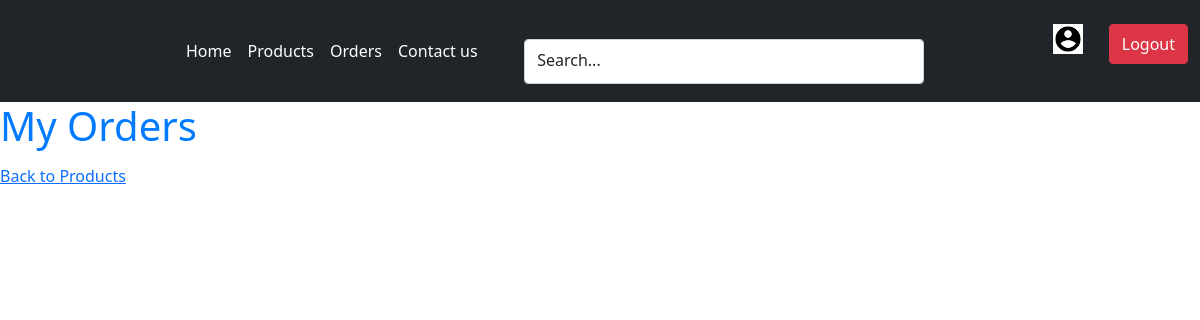
The page /orders/ (signed in) on the database as committed earlier.
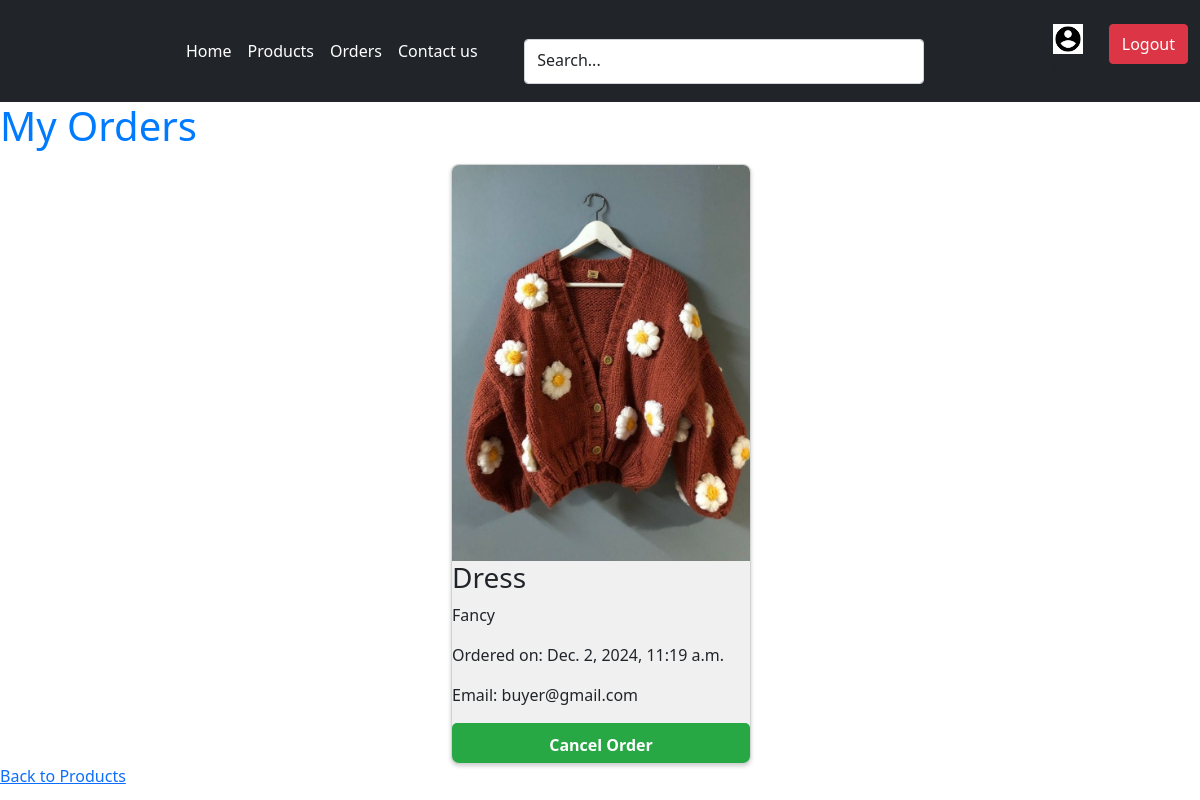
The same page on the database as committed later.
### auths/models.py (models this page shows, shortened)
class Order(models.Model):
        user=models.ForeignKey(User,on_delete=models.CASCADE)
        product=models.ForeignKey(Product,on_delete=models.CASCADE)
        ordered_at=models.DateTimeField(auto_now_add=True)

class Product(models.Model):
    name = models.CharField(max_length=255)
    description = models.CharField(max_length=255)
    price = models.DecimalField(max_digits=10,decimal_places=2)
    image = models.ImageField(upload_to='product_images/',blank=True,null=True)
    user=models.ForeignKey(User,on_delete=models.CASCADE,null=True)
    created_at=models.DateTimeField(auto_now_add=True, null=True)
    ordered=models.BooleanField(default=False,null=True)

### auths/views.py (the view)
# urls.py: path('orders/', views.orders_view, name='orders'),
def orders_view(request):
    orders=Order.objects.filter(user=request.user).select_related('product')
    return render(request, 'orders.html',{'orders':orders})

### auths/templates/orders.html (shortened to what this page needs)
<!DOCTYPE html>
<html lang="en">
  <head>
    <link
      href="/your-path-to-fontawesome/css/fontawesome.css"
      rel="stylesheet"
    />
    <link
      href="/your-path-to-fontawesome/css/custom-icons.css"
      rel="stylesheet"
    />
    <link
      href="https://cdn.jsdelivr.net/npm/bootstrap@5.0.2/dist/css/bootstrap.min.css"
      rel="stylesheet"
    />
  </head>
  <body>
    <nav class="navbar nav navbar-expand-lg navbar-light bg-dark">
      <div class="container-fluid">
        <div class="collapse navbar-collapse" id="navbarSupportedContent">
          <ul
            style="margin-left: 150px; color: white"
            class="navbar-nav me-auto mb-2 mb-lg-0 ml-25 text-white"
          >
            <li style="color: white" class="nav-item">
              <a
                style="color: white"
                class="nav-link active text-slate-50 g"
                aria-current="page"
                href="/"
                >Home</a
              >
            </li>
            <li class="nav-item">
              <a
                style="color: white"
                class="nav-link active g"
                aria-current="page"
                href="/products"
                >Products</a
              >
            </li>
            <li class="nav-item">
              <a
                style="color: white"
                class="nav-link active g"
                aria-current="page"
                href="orders"
                >Orders</a
              >
            </li>
            <li class="nav-item">
              <a
                style="color: white"
                class="nav-link active g"
                aria-current="page"
                href="/contact"
                >Contact us</a
              >
            </li>
          </ul>
          <div
            style="margin-right: 8rem; width: 25rem; height: 2rem"
            class="mr-4 mb-2"
          >
            <div class="form-floating pt-2">
              <input
                style="height: 2.8rem"
                type="text"
                class="form-control"
                id="floatingInput"
                placeholder="search"
              />
              <label for="floatingInput">Search...</label>
            </div>
          </div>
          <div class="d-flex gap-4 mt-3">
            <div class="d-flex flex-column align-items-center">
              <img
                style="height: 30px; object-fit: cover"
              />
              <p>{{ user.username }}!</p>
            </div>
            <a href="{% url 'logout' %}">
              <button
                style="height: 40px; object-fit: cover"
                type="button"
                class="btn btn-danger w-full mb-2"
              >
                Logout
              </button>
            </a>
          </div>
        </div>
      </div>
    </nav>
    <h1>My Orders</h1>
<div>
    <div class="card-container">
      {% for order in orders %}
      <div class="card">
      <img
          src="{{ order.product.image.url }}"
          alt="{{ order.product.name }}"
          width="300"
          height="400"
        />
        <h3>{{ order.product.name }}</h3>
        <p>{{ order.product.description }}</p>
        <p>Ordered on: {{ order.ordered_at }}</p>
        <p>Email: buyer@gmail.com</p>
        <form method="post"
        action="{% url 'delete_order' order.id %}"
        class=''
        id='boo'
        onSubmit="showToast()">
        <button class='btn1'>Cancel Order</button>
      </form>
    </div>
      {% endfor %}
    </div>
    <a href="{% url 'products' %}">Back to Products</a>
  </body>
</html>

Rows that differ between the two databases and show on the page:
added Order: product.image (picture), product.name "Dress", product.description "Fancy", ordered_at "Dec. 2, 2024, 11:19 a.m."
